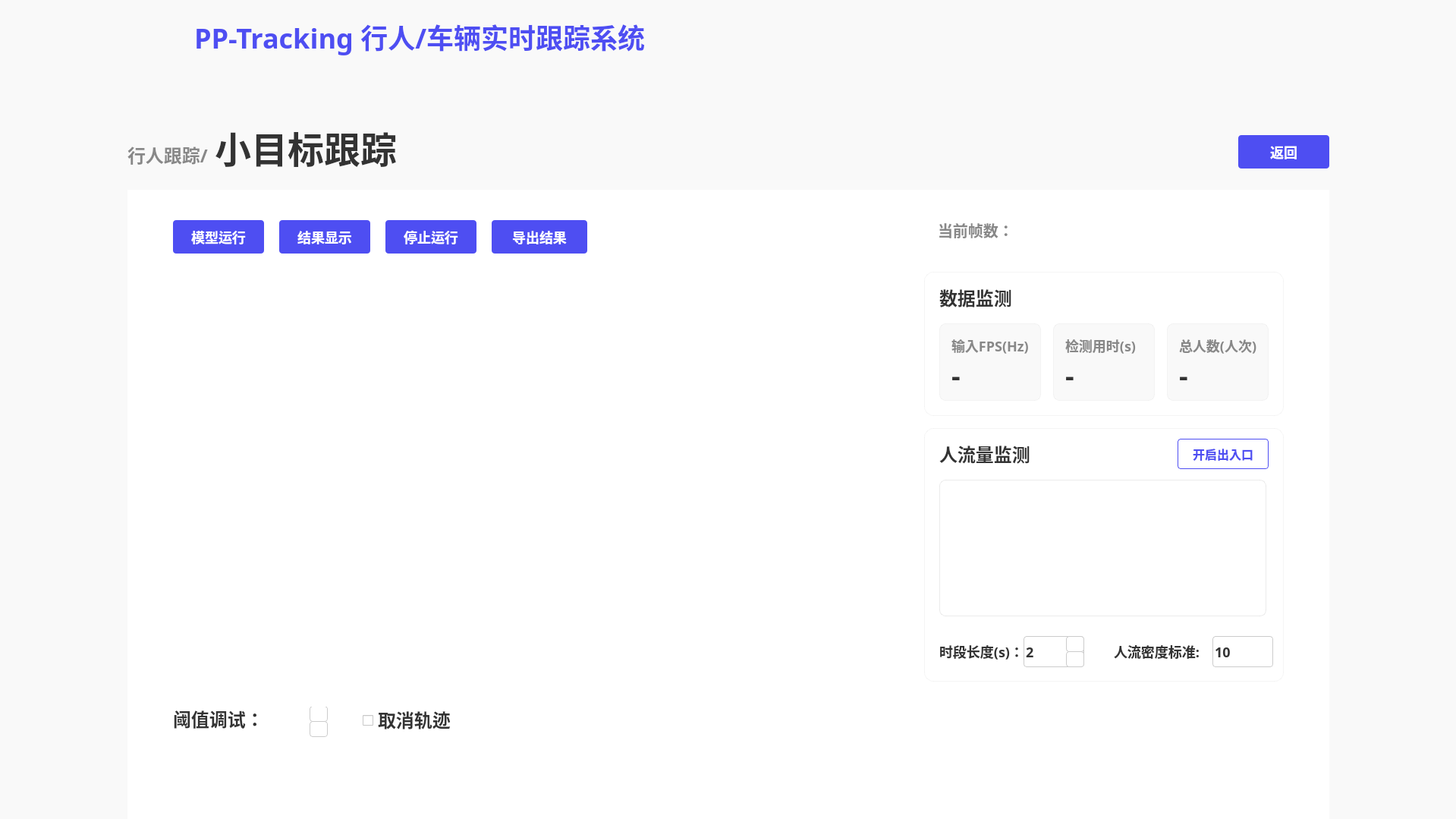
<?xml version="1.0" encoding="UTF-8"?>
<ui version="4.0">
 <class>MainWindow</class>
 <widget class="QMainWindow" name="MainWindow">
  <property name="geometry">
   <rect>
    <x>0</x>
    <y>0</y>
    <width>1919</width>
    <height>1079</height>
   </rect>
  </property>
  <property name="windowTitle">
   <string>MainWindow</string>
  </property>
  <widget class="QWidget" name="centralwidget">
   <property name="styleSheet">
    <string notr="true">QWidget{
background:#F9F9F9;
}</string>
   </property>
   <widget class="QLabel" name="label_2">
    <property name="geometry">
     <rect>
      <x>10</x>
      <y>10</y>
      <width>171</width>
      <height>81</height>
     </rect>
    </property>
    <property name="text">
     <string/>
    </property>
    <property name="pixmap">
     <pixmap resource="../firstSource.qrc">:/1/source/first/PP.PNG</pixmap>
    </property>
    <property name="scaledContents">
     <bool>true</bool>
    </property>
   </widget>
   <widget class="QLabel" name="label_3">
    <property name="geometry">
     <rect>
      <x>0</x>
      <y>0</y>
      <width>1920</width>
      <height>96</height>
     </rect>
    </property>
    <property name="styleSheet">
     <string notr="true">QLabel{
width: 1920px;
height: 96px;
background: #F9F9F9;
box-shadow: 0px 4px 0px 0px rgba(221, 221, 221, 0.3);
}</string>
    </property>
    <property name="text">
     <string/>
    </property>
   </widget>
   <widget class="QLabel" name="label">
    <property name="geometry">
     <rect>
      <x>0</x>
      <y>0</y>
      <width>212</width>
      <height>112</height>
     </rect>
    </property>
    <property name="styleSheet">
     <string notr="true">QLabel{
width: 212px;
height: 112px;
background: linear-gradient(270deg, #5453FF 0%, #553BD2 100%);
box-shadow: 0px 0px 20px 0px rgba(109, 80, 249, 0.4);
}</string>
    </property>
    <property name="text">
     <string/>
    </property>
    <property name="pixmap">
     <pixmap resource="../firstSource.qrc">:/1/source/first/1.PNG</pixmap>
    </property>
    <property name="scaledContents">
     <bool>true</bool>
    </property>
   </widget>
   <widget class="QLabel" name="label_4">
    <property name="geometry">
     <rect>
      <x>256</x>
      <y>22</y>
      <width>651</width>
      <height>52</height>
     </rect>
    </property>
    <property name="styleSheet">
     <string notr="true">QLabel{
width: 592px;
height: 52px;
font-size: 36px;
font-family: AlibabaPuHuiTi_2_75_SemiBold;
background: #F9F9F9;
color: #4E4EF2;
line-height: 52px;
font-weight: bold;
}</string>
    </property>
    <property name="text">
     <string>PP-Tracking 行人/车辆实时跟踪系统</string>
    </property>
   </widget>
   <widget class="QLabel" name="label_5">
    <property name="geometry">
     <rect>
      <x>168</x>
      <y>188</y>
      <width>121</width>
      <height>32</height>
     </rect>
    </property>
    <property name="styleSheet">
     <string notr="true">QLabel{
width: 107px;
height: 32px;
font-size: 24px;
font-family: AlibabaPuHuiTi_2_85_Bold;
color: #888888;
line-height: 32px;
font-weight:bold
}</string>
    </property>
    <property name="text">
     <string>行人跟踪/</string>
    </property>
   </widget>
   <widget class="QLabel" name="label_6">
    <property name="geometry">
     <rect>
      <x>283</x>
      <y>168</y>
      <width>251</width>
      <height>52</height>
     </rect>
    </property>
    <property name="styleSheet">
     <string notr="true">QLabel{
width: 237px;
height: 52px;
font-size: 48px;
font-family: AlibabaPuHuiTi_2_55_Regular;
color: #333333;
line-height: 52px;
font-weight:bold;
}</string>
    </property>
    <property name="text">
     <string>小目标跟踪</string>
    </property>
   </widget>
   <widget class="QWidget" name="widget" native="true">
    <property name="geometry">
     <rect>
      <x>168</x>
      <y>250</y>
      <width>1584</width>
      <height>830</height>
     </rect>
    </property>
    <property name="layoutDirection">
     <enum>Qt::LeftToRight</enum>
    </property>
    <property name="styleSheet">
     <string notr="true">QWidget{
width: 1584px;
height: 830px;
background: #FFFFFF;
}</string>
    </property>
    <widget class="QPushButton" name="pushButton">
     <property name="geometry">
      <rect>
       <x>60</x>
       <y>40</y>
       <width>120</width>
       <height>44</height>
      </rect>
     </property>
     <property name="styleSheet">
      <string notr="true">QPushButton{
font-size: 18px;
font-family: AlibabaPuHuiTi_2_65_Medium;
color: #FFFFFF;	
line-height: 26px;

width: 120px;
height: 44px;
background: #4E4EF2;
border-radius: 4px;
font-weight: bold;
}

QPushButton:hover{
width: 120px;
height: 44px;
background: rgba(78, 78, 242, 204);
border-radius: 4px;
opacity: 0.8;

font-size: 18px;
font-family: AlibabaPuHuiTi_2_65_Medium;
color: #FFFFFF;	
line-height: 26px;
font-weight: bold;
}</string>
     </property>
     <property name="text">
      <string>模型运行</string>
     </property>
    </widget>
    <widget class="QPushButton" name="pushButton_2">
     <property name="enabled">
      <bool>false</bool>
     </property>
     <property name="geometry">
      <rect>
       <x>200</x>
       <y>40</y>
       <width>120</width>
       <height>44</height>
      </rect>
     </property>
     <property name="styleSheet">
      <string notr="true">QPushButton{
font-size: 18px;
font-family: AlibabaPuHuiTi_2_65_Medium;
color: #FFFFFF;	
line-height: 26px;

width: 120px;
height: 44px;
background: #4E4EF2;
border-radius: 4px;
font-weight: bold;
}

QPushButton:hover{
width: 120px;
height: 44px;
background: rgba(78, 78, 242, 204);
border-radius: 4px;
opacity: 0.8;

font-size: 18px;
font-family: AlibabaPuHuiTi_2_65_Medium;
color: #FFFFFF;	
line-height: 26px;
font-weight: bold;
}

QPushButton:click{
width: 120px;
height: 44px;
background: #4242D3;
border-radius: 4px;

font-size: 18px;
font-family: AlibabaPuHuiTi_2_65_Medium;
color: #FFFFFF;	
line-height: 26px;
font-weight: bold;
}</string>
     </property>
     <property name="text">
      <string>结果显示</string>
     </property>
    </widget>
    <widget class="QPushButton" name="pushButton_3">
     <property name="enabled">
      <bool>false</bool>
     </property>
     <property name="geometry">
      <rect>
       <x>340</x>
       <y>40</y>
       <width>120</width>
       <height>44</height>
      </rect>
     </property>
     <property name="styleSheet">
      <string notr="true">QPushButton{
font-size: 18px;
font-family: AlibabaPuHuiTi_2_65_Medium;
color: #FFFFFF;	
line-height: 26px;

width: 120px;
height: 44px;
background: #4E4EF2;
border-radius: 4px;
font-weight: bold;
}

QPushButton:hover{
width: 120px;
height: 44px;
background: rgba(78, 78, 242, 204);
border-radius: 4px;
opacity: 0.8;

font-size: 18px;
font-family: AlibabaPuHuiTi_2_65_Medium;
color: #FFFFFF;	
line-height: 26px;
font-weight: bold;
}</string>
     </property>
     <property name="text">
      <string>停止运行</string>
     </property>
    </widget>
    <widget class="QLabel" name="label_7">
     <property name="geometry">
      <rect>
       <x>60</x>
       <y>108</y>
       <width>960</width>
       <height>540</height>
      </rect>
     </property>
     <property name="styleSheet">
      <string notr="true">QLabel{
width: 960px;
height: 540px;
}</string>
     </property>
     <property name="text">
      <string/>
     </property>
    </widget>
    <widget class="QLabel" name="label_8">
     <property name="geometry">
      <rect>
       <x>60</x>
       <y>679</y>
       <width>111</width>
       <height>36</height>
      </rect>
     </property>
     <property name="styleSheet">
      <string notr="true">QLabel{
width: 119px;
height: 36px;
font-size: 24px;
font-family: AlibabaPuHuiTi_2_65_Medium;
color: #333333;
line-height: 36px;
font-weight:bold;
}</string>
     </property>
     <property name="text">
      <string>阈值调试：</string>
     </property>
    </widget>
    <widget class="QPushButton" name="pushButton_8">
     <property name="enabled">
      <bool>false</bool>
     </property>
     <property name="geometry">
      <rect>
       <x>480</x>
       <y>40</y>
       <width>126</width>
       <height>44</height>
      </rect>
     </property>
     <property name="whatsThis">
      <string>&lt;html&gt;&lt;head/&gt;&lt;body&gt;&lt;p&gt;3411212&lt;/p&gt;&lt;/body&gt;&lt;/html&gt;</string>
     </property>
     <property name="styleSheet">
      <string notr="true">QPushButton{
font-size: 18px;
font-family: AlibabaPuHuiTi_2_65_Medium;
color: #FFFFFF;	
line-height: 26px;

width: 120px;
height: 44px;
background: #4E4EF2;
border-radius: 4px;
font-weight: bold;
}

QPushButton:hover{
width: 120px;
height: 44px;
background: rgba(78, 78, 242, 204);
border-radius: 4px;
opacity: 0.8;

font-size: 18px;
font-family: AlibabaPuHuiTi_2_65_Medium;
color: #FFFFFF;	
line-height: 26px;
font-weight: bold;
}</string>
     </property>
     <property name="text">
      <string>导出结果</string>
     </property>
    </widget>
    <widget class="QWidget" name="widget_2" native="true">
     <property name="geometry">
      <rect>
       <x>1050</x>
       <y>108</y>
       <width>474</width>
       <height>190</height>
      </rect>
     </property>
     <property name="styleSheet">
      <string notr="true">QWidget{
width: 474px;
height: 190px;
background: #FFFFFF;
box-shadow: 0px 0px 50px 0px rgba(0, 0, 0, 0.06);
border-radius: 12px;
border: 1px solid rgba(221, 221, 221, 0.3);
}</string>
     </property>
     <widget class="QLabel" name="label_14">
      <property name="geometry">
       <rect>
        <x>20</x>
        <y>16</y>
        <width>111</width>
        <height>36</height>
       </rect>
      </property>
      <property name="styleSheet">
       <string notr="true">QLabel{
width: 95px;
height: 36px;
font-size: 24px;
font-family: AlibabaPuHuiTi_2_65_Medium;
color: #333333;
line-height: 36px;

border-radius: 0px;
border: 0px solid rgba(221, 221, 221, 0.3);

font-weight:bold;
}</string>
      </property>
      <property name="text">
       <string>数据监测</string>
      </property>
     </widget>
     <widget class="QWidget" name="widget_4" native="true">
      <property name="geometry">
       <rect>
        <x>20</x>
        <y>68</y>
        <width>134</width>
        <height>102</height>
       </rect>
      </property>
      <property name="styleSheet">
       <string notr="true">QWidget{
width: 134px;
height: 102px;
background: #F9F9F9;
border-radius: 8px;
}</string>
      </property>
      <widget class="QLabel" name="label_25">
       <property name="geometry">
        <rect>
         <x>16</x>
         <y>16</y>
         <width>111</width>
         <height>26</height>
        </rect>
       </property>
       <property name="styleSheet">
        <string notr="true">QLabel{
width: 102px;
height: 26px;
font-size: 18px;
font-family: AlibabaPuHuiTi_2_65_Medium;
color: #888888;
line-height: 26px;
font-weight:bold;

border-radius: 0px;
border:0px
}</string>
       </property>
       <property name="text">
        <string>输入FPS(Hz)</string>
       </property>
      </widget>
      <widget class="QLabel" name="label_26">
       <property name="geometry">
        <rect>
         <x>16</x>
         <y>50</y>
         <width>101</width>
         <height>36</height>
        </rect>
       </property>
       <property name="styleSheet">
        <string notr="true">QLabel{
width: 25px;
height: 36px;
font-size: 36px;
font-family: AlibabaPuHuiTi_2_85_Bold;
color: #333333;
line-height: 36px;
font-weight:bold;

border-radius:0px;
border:0px
}</string>
       </property>
       <property name="text">
        <string>-</string>
       </property>
      </widget>
     </widget>
     <widget class="QWidget" name="widget_5" native="true">
      <property name="geometry">
       <rect>
        <x>170</x>
        <y>68</y>
        <width>134</width>
        <height>102</height>
       </rect>
      </property>
      <property name="styleSheet">
       <string notr="true">QWidget{
width: 134px;
height: 102px;
background: #F9F9F9;
border-radius: 8px;
}</string>
      </property>
      <widget class="QLabel" name="label_27">
       <property name="geometry">
        <rect>
         <x>16</x>
         <y>16</y>
         <width>111</width>
         <height>26</height>
        </rect>
       </property>
       <property name="styleSheet">
        <string notr="true">QLabel{
width: 102px;
height: 26px;
font-size: 18px;
font-family: AlibabaPuHuiTi_2_65_Medium;
color: #888888;
line-height: 26px;
font-weight:bold;

border-radius: 0px;
border:0px
}</string>
       </property>
       <property name="text">
        <string>检测用时(s)</string>
       </property>
      </widget>
      <widget class="QLabel" name="label_28">
       <property name="geometry">
        <rect>
         <x>16</x>
         <y>50</y>
         <width>101</width>
         <height>36</height>
        </rect>
       </property>
       <property name="styleSheet">
        <string notr="true">QLabel{
width: 25px;
height: 36px;
font-size: 36px;
font-family: AlibabaPuHuiTi_2_85_Bold;
color: #333333;
line-height: 36px;
font-weight:bold;

border-radius:0px;
border:0px
}</string>
       </property>
       <property name="text">
        <string>-</string>
       </property>
      </widget>
     </widget>
     <widget class="QWidget" name="widget_6" native="true">
      <property name="geometry">
       <rect>
        <x>320</x>
        <y>68</y>
        <width>134</width>
        <height>102</height>
       </rect>
      </property>
      <property name="styleSheet">
       <string notr="true">QWidget{
width: 134px;
height: 102px;
background: #F9F9F9;
border-radius: 8px;
}</string>
      </property>
      <widget class="QLabel" name="label_29">
       <property name="geometry">
        <rect>
         <x>16</x>
         <y>16</y>
         <width>111</width>
         <height>26</height>
        </rect>
       </property>
       <property name="styleSheet">
        <string notr="true">QLabel{
width: 102px;
height: 26px;
font-size: 18px;
font-family: AlibabaPuHuiTi_2_65_Medium;
color: #888888;
line-height: 26px;
font-weight:bold;

border-radius: 0px;
border:0px
}</string>
       </property>
       <property name="text">
        <string>总人数(人次)</string>
       </property>
      </widget>
      <widget class="QLabel" name="label_30">
       <property name="geometry">
        <rect>
         <x>16</x>
         <y>50</y>
         <width>101</width>
         <height>36</height>
        </rect>
       </property>
       <property name="styleSheet">
        <string notr="true">QLabel{
width: 25px;
height: 36px;
font-size: 36px;
font-family: AlibabaPuHuiTi_2_85_Bold;
color: #333333;
line-height: 36px;
font-weight:bold;

border-radius:0px;
border:0px
}</string>
       </property>
       <property name="text">
        <string>-</string>
       </property>
      </widget>
     </widget>
    </widget>
    <widget class="QWidget" name="widget_3" native="true">
     <property name="geometry">
      <rect>
       <x>1050</x>
       <y>314</y>
       <width>474</width>
       <height>334</height>
      </rect>
     </property>
     <property name="styleSheet">
      <string notr="true">QWidget{
width: 474px;
height: 334px;
background: #FFFFFF;
box-shadow: 0px 0px 50px 0px rgba(0, 0, 0, 0.06);
border-radius: 12px;
border: 1px solid rgba(221, 221, 221, 0.3);
}
</string>
     </property>
     <widget class="QLabel" name="label_15">
      <property name="geometry">
       <rect>
        <x>20</x>
        <y>16</y>
        <width>141</width>
        <height>36</height>
       </rect>
      </property>
      <property name="styleSheet">
       <string notr="true">QLabel{
border-radius: 0px;
border: 0px solid rgba(221, 221, 221, 0.3);
font-weight:bold;
width: 119px;
height: 36px;
font-size: 24px;
font-family: AlibabaPuHuiTi_2_65_Medium;
color: #333333;
line-height: 36px;
}</string>
      </property>
      <property name="text">
       <string>人流量监测</string>
      </property>
     </widget>
     <widget class="QPushButton" name="pushButton_10">
      <property name="geometry">
       <rect>
        <x>334</x>
        <y>14</y>
        <width>120</width>
        <height>40</height>
       </rect>
      </property>
      <property name="styleSheet">
       <string notr="true">QPushButton{
width: 120px;
height: 40px;
border-radius: 4px;
border: 1px solid #4E4EF2;
font-weight:bold;

font-size: 16px;
font-family: AlibabaPuHuiTi_2_65_Medium;
color: #4E4EF2;
line-height: 24px;
}
QPushButton:hover{
width: 120px;
height: 44px;
background: rgba(255, 255, 255, 204);
border-radius: 4px;
border: 1px solid rgba(78, 78, 242, 204);

font-weight:bold;
font-size: 16px;
font-family: AlibabaPuHuiTi_2_65_Medium;
color: rgba(78, 78, 242, 204);
line-height: 24px;
}</string>
      </property>
      <property name="text">
       <string>开启出入口</string>
      </property>
     </widget>
     <widget class="QLabel" name="label_16">
      <property name="geometry">
       <rect>
        <x>20</x>
        <y>281</y>
        <width>111</width>
        <height>26</height>
       </rect>
      </property>
      <property name="styleSheet">
       <string notr="true">QLabel{
width: 111px;
height: 26px;
font-size: 18px;
font-family: AlibabaPuHuiTi_2_55_Regular;
color: #333333;
line-height: 26px;
font-weight:bold;
border-radius: 0px;
border: 0px solid rgba(221, 221, 221, 0.3);
}</string>
      </property>
      <property name="text">
       <string>时段长度(s)：</string>
      </property>
     </widget>
     <widget class="QLabel" name="label_33">
      <property name="geometry">
       <rect>
        <x>20</x>
        <y>68</y>
        <width>431</width>
        <height>180</height>
       </rect>
      </property>
      <property name="styleSheet">
       <string notr="true">QLabel{
width: 279px;
height: 180px;
background: #FFFFFF;
border-radius: 8px;
border: 1px solid rgba(221, 221, 221, 0.6);
}</string>
      </property>
      <property name="text">
       <string/>
      </property>
     </widget>
     <widget class="QLineEdit" name="lineEdit_2">
      <property name="geometry">
       <rect>
        <x>131</x>
        <y>274</y>
        <width>80</width>
        <height>41</height>
       </rect>
      </property>
      <property name="styleSheet">
       <string notr="true">QLineEdit{
width: 80px;
height: 40px;
background: #FFFFFF;
border-radius: 4px;
border: 1px solid #CCCCCC;

font-size: 18px;
font-family: AlibabaPuHuiTi_2_65_Medium;
color: #333333;
line-height: 26px;
font-weight:bold;
}</string>
      </property>
      <property name="text">
       <string>2</string>
      </property>
     </widget>
     <widget class="QLabel" name="label_9">
      <property name="geometry">
       <rect>
        <x>187</x>
        <y>274</y>
        <width>24</width>
        <height>21</height>
       </rect>
      </property>
      <property name="styleSheet">
       <string notr="true">QLabel{
width: 24px;
height: 21px;
background: #FFFFFF;
border-radius: 4px 4px 0px 0px;
border: 1px solid #CCCCCC;
}</string>
      </property>
      <property name="text">
       <string/>
      </property>
     </widget>
     <widget class="QLabel" name="label_17">
      <property name="geometry">
       <rect>
        <x>187</x>
        <y>294</y>
        <width>24</width>
        <height>21</height>
       </rect>
      </property>
      <property name="styleSheet">
       <string notr="true">QLabel{
width: 24px;
height: 21px;
background: #FFFFFF;
border-radius:4px;
border: 1px solid #CCCCCC;
}</string>
      </property>
      <property name="text">
       <string/>
      </property>
     </widget>
     <widget class="QPushButton" name="pushButton_5">
      <property name="geometry">
       <rect>
        <x>191</x>
        <y>276</y>
        <width>16</width>
        <height>16</height>
       </rect>
      </property>
      <property name="styleSheet">
       <string notr="true">QPushButton{
image:url(:/1/source/second/normal_triangle_up.png);
border:0px
}

QPushButton:hover{
image:url(:/1/source/second/light_up.png);
border:0px
}</string>
      </property>
      <property name="text">
       <string/>
      </property>
     </widget>
     <widget class="QPushButton" name="pushButton_6">
      <property name="geometry">
       <rect>
        <x>191</x>
        <y>296</y>
        <width>16</width>
        <height>16</height>
       </rect>
      </property>
      <property name="styleSheet">
       <string notr="true">QPushButton{
image:url(:/1/source/second/normal_triangle_down.png);
border:0px
}
QPushButton:hover{
image:url(:/1/source/second/light_down.png);
border:0px
}</string>
      </property>
      <property name="text">
       <string/>
      </property>
     </widget>
     <widget class="QLabel" name="label_19">
      <property name="geometry">
       <rect>
        <x>250</x>
        <y>281</y>
        <width>131</width>
        <height>26</height>
       </rect>
      </property>
      <property name="styleSheet">
       <string notr="true">QLabel{
width: 111px;
height: 26px;
font-size: 18px;
font-family: AlibabaPuHuiTi_2_55_Regular;
color: #333333;
line-height: 26px;
font-weight:bold;
border-radius: 0px;
border: 0px solid rgba(221, 221, 221, 0.3);
}</string>
      </property>
      <property name="text">
       <string>人流密度标准:</string>
      </property>
     </widget>
     <widget class="QLineEdit" name="lineEdit_3">
      <property name="geometry">
       <rect>
        <x>380</x>
        <y>274</y>
        <width>80</width>
        <height>41</height>
       </rect>
      </property>
      <property name="styleSheet">
       <string notr="true">QLineEdit{
width: 80px;
height: 40px;
background: #FFFFFF;
border-radius: 4px;
border: 1px solid #CCCCCC;

font-size: 18px;
font-family: AlibabaPuHuiTi_2_65_Medium;
color: #333333;
line-height: 26px;
font-weight:bold;
}</string>
      </property>
      <property name="text">
       <string>10</string>
      </property>
     </widget>
     <zorder>lineEdit_2</zorder>
     <zorder>label_15</zorder>
     <zorder>pushButton_10</zorder>
     <zorder>label_16</zorder>
     <zorder>label_33</zorder>
     <zorder>label_9</zorder>
     <zorder>pushButton_5</zorder>
     <zorder>label_17</zorder>
     <zorder>pushButton_6</zorder>
     <zorder>label_19</zorder>
     <zorder>lineEdit_3</zorder>
    </widget>
    <widget class="QLabel" name="label_22">
     <property name="geometry">
      <rect>
       <x>1068</x>
       <y>40</y>
       <width>101</width>
       <height>26</height>
      </rect>
     </property>
     <property name="styleSheet">
      <string notr="true">QLabel{
width: 89px;
height: 26px;
font-size: 20px;
font-family: AlibabaPuHuiTi_2_65_Medium;
color: #888888;
line-height: 26px;
font-weight:bold;
}</string>
     </property>
     <property name="text">
      <string>当前帧数：</string>
     </property>
    </widget>
    <widget class="QLabel" name="label_progressBar_num">
     <property name="geometry">
      <rect>
       <x>820</x>
       <y>654</y>
       <width>111</width>
       <height>36</height>
      </rect>
     </property>
     <property name="styleSheet">
      <string notr="true">QLabel{
width: 48px;
height: 36px;
font-size: 24px;
font-family: AlibabaPuHuiTi_2_65_Medium;
color: #4E4EF2;
line-height: 36px;
font-weight:bold
}</string>
     </property>
     <property name="text">
      <string/>
     </property>
    </widget>
    <widget class="QLabel" name="label_frames">
     <property name="geometry">
      <rect>
       <x>1170</x>
       <y>40</y>
       <width>111</width>
       <height>26</height>
      </rect>
     </property>
     <property name="styleSheet">
      <string notr="true">QLabel{
width: 89px;
height: 26px;
font-size: 20px;
font-family: AlibabaPuHuiTi_2_65_Medium;
color: #888888;
line-height: 26px;
font-weight:bold;
}</string>
     </property>
     <property name="text">
      <string/>
     </property>
    </widget>
    <widget class="QLabel" name="label_10">
     <property name="geometry">
      <rect>
       <x>240</x>
       <y>680</y>
       <width>24</width>
       <height>21</height>
      </rect>
     </property>
     <property name="styleSheet">
      <string notr="true">QLabel{
width: 24px;
height: 21px;
background: #FFFFFF;
border-radius: 4px 4px 0px 0px;
border: 1px solid #CCCCCC;
}</string>
     </property>
     <property name="text">
      <string/>
     </property>
    </widget>
    <widget class="QLabel" name="label_18">
     <property name="geometry">
      <rect>
       <x>240</x>
       <y>700</y>
       <width>24</width>
       <height>21</height>
      </rect>
     </property>
     <property name="styleSheet">
      <string notr="true">QLabel{
width: 24px;
height: 21px;
background: #FFFFFF;
border-radius:4px;
border: 1px solid #CCCCCC;
}</string>
     </property>
     <property name="text">
      <string/>
     </property>
    </widget>
    <widget class="QPushButton" name="pushButton_7">
     <property name="geometry">
      <rect>
       <x>244</x>
       <y>682</y>
       <width>16</width>
       <height>16</height>
      </rect>
     </property>
     <property name="styleSheet">
      <string notr="true">QPushButton{
image:url(:/1/source/second/normal_triangle_up.png);
border:0px
}

QPushButton:hover{
image:url(:/1/source/second/light_up.png);
border:0px
}</string>
     </property>
     <property name="text">
      <string/>
     </property>
    </widget>
    <widget class="QPushButton" name="pushButton_11">
     <property name="geometry">
      <rect>
       <x>244</x>
       <y>702</y>
       <width>16</width>
       <height>16</height>
      </rect>
     </property>
     <property name="styleSheet">
      <string notr="true">QPushButton{
image:url(:/1/source/second/normal_triangle_down.png);
border:0px
}
QPushButton:hover{
image:url(:/1/source/second/light_down.png);
border:0px
}</string>
     </property>
     <property name="text">
      <string/>
     </property>
    </widget>
    <widget class="QLabel" name="label_confi_tip">
     <property name="geometry">
      <rect>
       <x>70</x>
       <y>590</y>
       <width>301</width>
       <height>91</height>
      </rect>
     </property>
     <property name="styleSheet">
      <string notr="true">QLabel{
width: 300px;
height: 108px;
opacity: 0.1;
background:url(:/1/source/second/ToolTip.PNG);
background-repeat: no-repeat;

font-size: 14px;
font-family: AlibabaPuHuiTi_2_55_Regular;
color: #FFFFFF;
line-height: 22px;
padding:10px
}</string>
     </property>
     <property name="text">
      <string>请在模型运行前调整阈值；阈值默认值：0.5 </string>
     </property>
     <property name="scaledContents">
      <bool>true</bool>
     </property>
     <property name="alignment">
      <set>Qt::AlignLeading|Qt::AlignLeft|Qt::AlignVCenter</set>
     </property>
     <property name="wordWrap">
      <bool>true</bool>
     </property>
    </widget>
    <widget class="QCheckBox" name="checkBox">
     <property name="geometry">
      <rect>
       <x>310</x>
       <y>679</y>
       <width>31</width>
       <height>41</height>
      </rect>
     </property>
     <property name="font">
      <font>
       <pointsize>15</pointsize>
       <weight>75</weight>
       <bold>true</bold>
      </font>
     </property>
     <property name="styleSheet">
      <string notr="true">QcheckBox {
width: 110px;
height: 40px;
font-size: 24px;
font-family: AlibabaPuHuiTi_2_65_Medium;
color: #333333;
line-height: 36px;
font-weight:bold;
}</string>
     </property>
     <property name="text">
      <string/>
     </property>
    </widget>
    <widget class="QLabel" name="label_12">
     <property name="geometry">
      <rect>
       <x>330</x>
       <y>680</y>
       <width>121</width>
       <height>36</height>
      </rect>
     </property>
     <property name="styleSheet">
      <string notr="true">QLabel{
width: 119px;
height: 36px;
font-size: 24px;
font-family: AlibabaPuHuiTi_2_65_Medium;
color: #333333;
line-height: 36px;
font-weight:bold;
}</string>
     </property>
     <property name="text">
      <string>取消轨迹</string>
     </property>
    </widget>
   </widget>
   <widget class="QPushButton" name="pushButton_13">
    <property name="geometry">
     <rect>
      <x>1632</x>
      <y>178</y>
      <width>120</width>
      <height>44</height>
     </rect>
    </property>
    <property name="styleSheet">
     <string notr="true">QPushButton{
font-size: 18px;
font-family: AlibabaPuHuiTi_2_65_Medium;
color: #FFFFFF;	
line-height: 26px;

width: 120px;
height: 44px;
background: #4E4EF2;
border-radius: 4px;
font-weight: bold;
}

QPushButton:hover{
width: 120px;
height: 44px;
background: rgba(78, 78, 242, 204);
border-radius: 4px;
opacity: 0.8;

font-size: 18px;
font-family: AlibabaPuHuiTi_2_65_Medium;
color: #FFFFFF;	
line-height: 26px;
font-weight: bold;
}</string>
    </property>
    <property name="text">
     <string>返回</string>
    </property>
   </widget>
   <zorder>label_3</zorder>
   <zorder>label</zorder>
   <zorder>label_4</zorder>
   <zorder>label_2</zorder>
   <zorder>label_5</zorder>
   <zorder>label_6</zorder>
   <zorder>widget</zorder>
   <zorder>pushButton_13</zorder>
  </widget>
 </widget>
 <resources>
  <include location="../firstSource.qrc"/>
  <include location="../secondSource.qrc"/>
 </resources>
 <connections/>
</ui>
